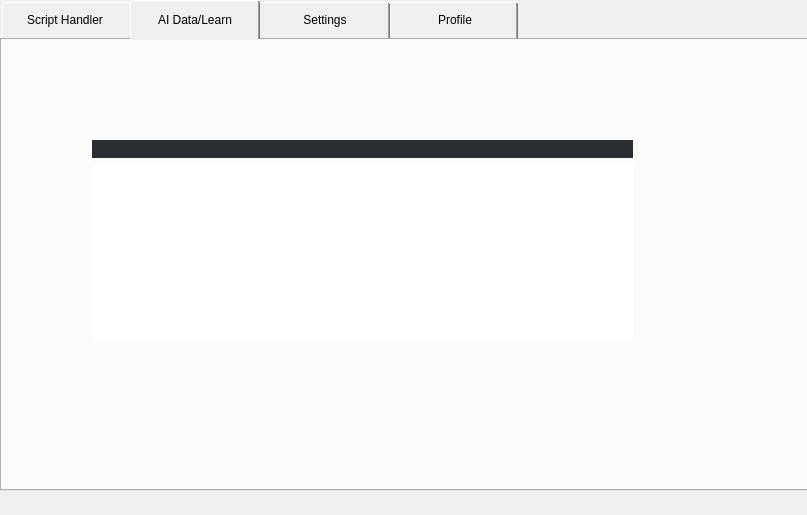
<?xml version="1.0" encoding="UTF-8"?>
<ui version="4.0">
 <class>MainWindow</class>
 <widget class="QMainWindow" name="MainWindow">
  <property name="windowModality">
   <enum>Qt::NonModal</enum>
  </property>
  <property name="enabled">
   <bool>true</bool>
  </property>
  <property name="geometry">
   <rect>
    <x>0</x>
    <y>0</y>
    <width>807</width>
    <height>515</height>
   </rect>
  </property>
  <property name="windowTitle">
   <string>GInput AI</string>
  </property>
  <property name="windowIcon">
   <iconset resource="files_ico.qrc">
    <normaloff>:/ico/assets/mouse_icon-icons.com_60636.ico</normaloff>:/ico/assets/mouse_icon-icons.com_60636.ico</iconset>
  </property>
  <property name="styleSheet">
   <string notr="true"/>
  </property>
  <property name="tabShape">
   <enum>QTabWidget::Rounded</enum>
  </property>
  <property name="dockOptions">
   <set>QMainWindow::AllowTabbedDocks|QMainWindow::AnimatedDocks</set>
  </property>
  <widget class="QWidget" name="centralwidget">
   <widget class="QTabWidget" name="tab_main">
    <property name="geometry">
     <rect>
      <x>0</x>
      <y>0</y>
      <width>881</width>
      <height>491</height>
     </rect>
    </property>
    <property name="styleSheet">
     <string notr="true">QTabBar::tab {
    width: 120px; /* Ширина вкладки */
    height: 30px; /* Высота вкладки */
    padding: 5px; /* Отступы внутри вкладки */
    margin-right: 0px; /* Отступ справа между вкладками */
}
QTabBar::tab {
    flex: 1;
    align-self: center;
}
</string>
    </property>
    <property name="currentIndex">
     <number>1</number>
    </property>
    <widget class="QWidget" name="tab1">
     <attribute name="title">
      <string>Script Handler</string>
     </attribute>
     <widget class="QFrame" name="sh_ex">
      <property name="geometry">
       <rect>
        <x>10</x>
        <y>40</y>
        <width>781</width>
        <height>131</height>
       </rect>
      </property>
      <property name="styleSheet">
       <string notr="true">QFrame#sh_ex {
   background-color: rgba(0, 0, 0, 0.03);
   border: 1px solid rgba(0, 0, 0, 0.2); border-radius: 10px;
}</string>
      </property>
      <property name="frameShape">
       <enum>QFrame::StyledPanel</enum>
      </property>
      <property name="frameShadow">
       <enum>QFrame::Raised</enum>
      </property>
      <widget class="QWidget" name="layoutWidget">
       <property name="geometry">
        <rect>
         <x>0</x>
         <y>0</y>
         <width>781</width>
         <height>131</height>
        </rect>
       </property>
       <layout class="QVBoxLayout" name="verticalLayout_3">
        <property name="spacing">
         <number>3</number>
        </property>
        <property name="leftMargin">
         <number>15</number>
        </property>
        <property name="topMargin">
         <number>10</number>
        </property>
        <property name="rightMargin">
         <number>15</number>
        </property>
        <property name="bottomMargin">
         <number>10</number>
        </property>
        <item>
         <widget class="QLabel" name="label">
          <property name="maximumSize">
           <size>
            <width>16777215</width>
            <height>25</height>
           </size>
          </property>
          <property name="layoutDirection">
           <enum>Qt::LeftToRight</enum>
          </property>
          <property name="styleSheet">
           <string notr="true">QLabel {
    font-size: 21px;
    font-weight: bold;
    font-family: &quot;Noto Sans&quot;;
	qproperty-alignment: 'Qt::AlignBottom | Qt::AlignHCenter';
}</string>
          </property>
          <property name="text">
           <string>Executor</string>
          </property>
         </widget>
        </item>
        <item>
         <layout class="QHBoxLayout" name="horizontalLayout_3" stretch="100,45">
          <property name="spacing">
           <number>10</number>
          </property>
          <property name="leftMargin">
           <number>0</number>
          </property>
          <property name="rightMargin">
           <number>0</number>
          </property>
          <item>
           <layout class="QVBoxLayout" name="verticalLayout_2">
            <property name="spacing">
             <number>5</number>
            </property>
            <item>
             <layout class="QHBoxLayout" name="horizontalLayout" stretch="20,0">
              <property name="spacing">
               <number>2</number>
              </property>
              <property name="leftMargin">
               <number>1</number>
              </property>
              <item>
               <widget class="QLineEdit" name="sh_ex_line_filepath">
                <property name="maximumSize">
                 <size>
                  <width>16777215</width>
                  <height>23</height>
                 </size>
                </property>
                <property name="styleSheet">
                 <string notr="true">QLineEdit {
	border: 1px solid rgba(0,0,0,0.2);
	border-radius: 3px;
	padding-left: 5px;
    color: rgb(110, 110, 110);
}
</string>
                </property>
                <property name="placeholderText">
                 <string>Select .txt script path</string>
                </property>
               </widget>
              </item>
              <item>
               <widget class="QPushButton" name="sh_ex_filepath">
                <property name="minimumSize">
                 <size>
                  <width>31</width>
                  <height>31</height>
                 </size>
                </property>
                <property name="maximumSize">
                 <size>
                  <width>31</width>
                  <height>31</height>
                 </size>
                </property>
                <property name="styleSheet">
                 <string notr="true">QPushButton {
    background-color: rgb(210,210,210);
    border: 1px solid rgba(0,0,0,0.2);
	border-radius: 4px;
}

QPushButton:hover {
    background-color: rgb(225,225,225);
}

QPushButton:pressed {
    background-color: rgb(210,210,210);
    color: rgba(0,0,0,0.4)
}</string>
                </property>
                <property name="text">
                 <string/>
                </property>
                <property name="icon">
                 <iconset resource="files_ico.qrc">
                  <normaloff>:/ico/assets/folder_open_FILL0_wght400_GRAD0_opsz24.ico</normaloff>:/ico/assets/folder_open_FILL0_wght400_GRAD0_opsz24.ico</iconset>
                </property>
               </widget>
              </item>
             </layout>
            </item>
            <item>
             <layout class="QHBoxLayout" name="horizontalLayout_2">
              <property name="spacing">
               <number>8</number>
              </property>
              <item>
               <widget class="QPushButton" name="sh_ex_start">
                <property name="maximumSize">
                 <size>
                  <width>16777215</width>
                  <height>40</height>
                 </size>
                </property>
                <property name="styleSheet">
                 <string notr="true">QPushButton {
    background-color: rgb(225,225,225);
    border: 1px solid rgba(0,0,0,0.2);
	border-radius: 3px;
}

QPushButton:hover {
    background-color: rgb(235,235,235);
}

QPushButton:pressed {
    background-color: rgb(225,225,225);
    color: rgba(0,0,0,0.4)
}</string>
                </property>
                <property name="text">
                 <string>Start (f6)</string>
                </property>
               </widget>
              </item>
              <item>
               <widget class="QPushButton" name="sh_ex_stop">
                <property name="maximumSize">
                 <size>
                  <width>16777215</width>
                  <height>40</height>
                 </size>
                </property>
                <property name="styleSheet">
                 <string notr="true">QPushButton {
    background-color: rgb(225,225,225);
    border: 1px solid rgba(0,0,0,0.2);
	border-radius: 3px;
}

QPushButton:hover {
    background-color: rgb(235,235,235);
}

QPushButton:pressed {
    background-color: rgb(225,225,225);
    color: rgba(0,0,0,0.4)
}</string>
                </property>
                <property name="text">
                 <string>Stop (f6)</string>
                </property>
               </widget>
              </item>
             </layout>
            </item>
           </layout>
          </item>
          <item>
           <widget class="QPushButton" name="sh_ex_scripteditor">
            <property name="maximumSize">
             <size>
              <width>215</width>
              <height>85</height>
             </size>
            </property>
            <property name="whatsThis">
             <string>&lt;html&gt;&lt;head/&gt;&lt;body&gt;&lt;p&gt;&lt;br/&gt;&lt;/p&gt;&lt;/body&gt;&lt;/html&gt;</string>
            </property>
            <property name="styleSheet">
             <string notr="true">QPushButton {
    background-color: rgb(225,225,225);
    border: 1px solid rgba(0,0,0,0.2);
	border-radius: 4px;
}

QPushButton:hover {
    background-color: rgb(235,235,235);
}

QPushButton:pressed {
    background-color: rgb(225,225,225);
    color: rgba(0,0,0,0.4)
}</string>
            </property>
            <property name="text">
             <string>Script Editor</string>
            </property>
           </widget>
          </item>
         </layout>
        </item>
       </layout>
      </widget>
     </widget>
     <widget class="QFrame" name="sh_rec">
      <property name="geometry">
       <rect>
        <x>10</x>
        <y>240</y>
        <width>781</width>
        <height>141</height>
       </rect>
      </property>
      <property name="styleSheet">
       <string notr="true">QFrame#sh_rec {
   background-color: rgba(0, 0, 0, 0.03);
   border: 1px solid rgba(0, 0, 0, 0.2); border-radius: 10px;
}</string>
      </property>
      <property name="frameShape">
       <enum>QFrame::StyledPanel</enum>
      </property>
      <property name="frameShadow">
       <enum>QFrame::Raised</enum>
      </property>
      <widget class="QWidget" name="layoutWidget_5">
       <property name="geometry">
        <rect>
         <x>0</x>
         <y>0</y>
         <width>781</width>
         <height>141</height>
        </rect>
       </property>
       <layout class="QVBoxLayout" name="verticalLayout_5">
        <property name="spacing">
         <number>0</number>
        </property>
        <property name="leftMargin">
         <number>15</number>
        </property>
        <property name="topMargin">
         <number>10</number>
        </property>
        <property name="rightMargin">
         <number>15</number>
        </property>
        <property name="bottomMargin">
         <number>10</number>
        </property>
        <item>
         <widget class="QLabel" name="label_5">
          <property name="maximumSize">
           <size>
            <width>16777215</width>
            <height>25</height>
           </size>
          </property>
          <property name="layoutDirection">
           <enum>Qt::LeftToRight</enum>
          </property>
          <property name="styleSheet">
           <string notr="true">QLabel {
    font-size: 21px;
    font-weight: bold;
    font-family: &quot;Noto Sans&quot;;
	qproperty-alignment: 'Qt::AlignBottom | Qt::AlignHCenter';
}</string>
          </property>
          <property name="text">
           <string>Recorder</string>
          </property>
         </widget>
        </item>
        <item>
         <layout class="QHBoxLayout" name="horizontalLayout_7" stretch="1000,420">
          <property name="spacing">
           <number>12</number>
          </property>
          <property name="leftMargin">
           <number>0</number>
          </property>
          <property name="rightMargin">
           <number>0</number>
          </property>
          <item>
           <widget class="QFrame" name="frame_recon">
            <property name="styleSheet">
             <string notr="true">QFrame#frame_recon {
   background-color: rgba(0,0,0,0.01);
   border: 1px solid rgba(0, 0, 0, 0.2); border-radius: 3px;
}</string>
            </property>
            <property name="frameShape">
             <enum>QFrame::StyledPanel</enum>
            </property>
            <property name="frameShadow">
             <enum>QFrame::Raised</enum>
            </property>
            <widget class="QWidget" name="layoutWidget_2">
             <property name="geometry">
              <rect>
               <x>0</x>
               <y>0</y>
               <width>524</width>
               <height>91</height>
              </rect>
             </property>
             <layout class="QHBoxLayout" name="horizontalLayout_4">
              <property name="spacing">
               <number>0</number>
              </property>
              <item>
               <layout class="QVBoxLayout" name="verticalLayout_14">
                <property name="spacing">
                 <number>0</number>
                </property>
                <property name="leftMargin">
                 <number>3</number>
                </property>
                <item>
                 <widget class="QLabel" name="label_10">
                  <property name="maximumSize">
                   <size>
                    <width>16777215</width>
                    <height>20</height>
                   </size>
                  </property>
                  <property name="layoutDirection">
                   <enum>Qt::LeftToRight</enum>
                  </property>
                  <property name="styleSheet">
                   <string notr="true">QLabel {
    font-size: 15px;
    font-family: &quot;Noto Sans&quot;;
}</string>
                  </property>
                  <property name="text">
                   <string>Record on</string>
                  </property>
                  <property name="alignment">
                   <set>Qt::AlignHCenter|Qt::AlignTop</set>
                  </property>
                 </widget>
                </item>
                <item>
                 <layout class="QHBoxLayout" name="horizontalLayout_14" stretch="0">
                  <property name="spacing">
                   <number>0</number>
                  </property>
                  <property name="leftMargin">
                   <number>0</number>
                  </property>
                  <property name="rightMargin">
                   <number>0</number>
                  </property>
                  <item>
                   <layout class="QFormLayout" name="formLayout_2">
                    <property name="horizontalSpacing">
                     <number>3</number>
                    </property>
                    <property name="verticalSpacing">
                     <number>6</number>
                    </property>
                    <property name="leftMargin">
                     <number>5</number>
                    </property>
                    <property name="topMargin">
                     <number>5</number>
                    </property>
                    <item row="0" column="0">
                     <widget class="QCheckBox" name="sh_rec_onmouseclick">
                      <property name="text">
                       <string>Mouse (Click)</string>
                      </property>
                     </widget>
                    </item>
                    <item row="0" column="1">
                     <widget class="QCheckBox" name="sh_rec_onmousemove">
                      <property name="text">
                       <string>Mouse (Move)</string>
                      </property>
                     </widget>
                    </item>
                    <item row="1" column="0">
                     <widget class="QCheckBox" name="sh_rec_onmousescroll">
                      <property name="text">
                       <string>Mouse (Scroll)</string>
                      </property>
                     </widget>
                    </item>
                    <item row="1" column="1">
                     <widget class="QCheckBox" name="sh_rec_onkeyboard">
                      <property name="text">
                       <string>Keyboard</string>
                      </property>
                     </widget>
                    </item>
                   </layout>
                  </item>
                 </layout>
                </item>
               </layout>
              </item>
              <item>
               <layout class="QVBoxLayout" name="verticalLayout_18">
                <property name="spacing">
                 <number>3</number>
                </property>
                <property name="leftMargin">
                 <number>5</number>
                </property>
                <property name="rightMargin">
                 <number>0</number>
                </property>
                <property name="bottomMargin">
                 <number>0</number>
                </property>
                <item>
                 <widget class="QLabel" name="label_9">
                  <property name="maximumSize">
                   <size>
                    <width>16777215</width>
                    <height>20</height>
                   </size>
                  </property>
                  <property name="layoutDirection">
                   <enum>Qt::LeftToRight</enum>
                  </property>
                  <property name="styleSheet">
                   <string notr="true">QLabel {
    font-size: 15px;
    font-family: &quot;Noto Sans&quot;;
}</string>
                  </property>
                  <property name="text">
                   <string>Time mode</string>
                  </property>
                  <property name="alignment">
                   <set>Qt::AlignHCenter|Qt::AlignTop</set>
                  </property>
                 </widget>
                </item>
                <item>
                 <layout class="QHBoxLayout" name="horizontalLayout_12" stretch="0,0,0,0,0">
                  <property name="spacing">
                   <number>5</number>
                  </property>
                  <property name="leftMargin">
                   <number>0</number>
                  </property>
                  <property name="topMargin">
                   <number>3</number>
                  </property>
                  <property name="rightMargin">
                   <number>0</number>
                  </property>
                  <item>
                   <spacer name="horizontalSpacer_12">
                    <property name="orientation">
                     <enum>Qt::Horizontal</enum>
                    </property>
                    <property name="sizeHint" stdset="0">
                     <size>
                      <width>40</width>
                      <height>20</height>
                     </size>
                    </property>
                   </spacer>
                  </item>
                  <item>
                   <widget class="QRadioButton" name="sh_rec_ontimetime">
                    <property name="text">
                     <string>time.time()</string>
                    </property>
                   </widget>
                  </item>
                  <item>
                   <widget class="QRadioButton" name="sh_rec_onperfcounter">
                    <property name="text">
                     <string>perf_counter()</string>
                    </property>
                   </widget>
                  </item>
                  <item>
                   <widget class="QRadioButton" name="sh_rec_onprocesstime">
                    <property name="text">
                     <string>process_time()</string>
                    </property>
                   </widget>
                  </item>
                  <item>
                   <spacer name="horizontalSpacer_3">
                    <property name="orientation">
                     <enum>Qt::Horizontal</enum>
                    </property>
                    <property name="sizeHint" stdset="0">
                     <size>
                      <width>40</width>
                      <height>20</height>
                     </size>
                    </property>
                   </spacer>
                  </item>
                 </layout>
                </item>
                <item>
                 <layout class="QHBoxLayout" name="horizontalLayout_13" stretch="1000,350,350">
                  <property name="spacing">
                   <number>2</number>
                  </property>
                  <property name="leftMargin">
                   <number>5</number>
                  </property>
                  <property name="rightMargin">
                   <number>12</number>
                  </property>
                  <item>
                   <widget class="QLineEdit" name="sh_rec_line_filename">
                    <property name="maximumSize">
                     <size>
                      <width>16777215</width>
                      <height>23</height>
                     </size>
                    </property>
                    <property name="styleSheet">
                     <string notr="true">QLineEdit {
	border: 1px solid rgba(0,0,0,0.2);
	border-radius: 3px;
	padding-left: 5px;
    color: rgb(110, 110, 110);
	margin-right: 3px;
}
</string>
                    </property>
                    <property name="placeholderText">
                     <string>Enter script name</string>
                    </property>
                   </widget>
                  </item>
                  <item>
                   <widget class="QPushButton" name="sh_rec_start">
                    <property name="minimumSize">
                     <size>
                      <width>0</width>
                      <height>28</height>
                     </size>
                    </property>
                    <property name="maximumSize">
                     <size>
                      <width>16777215</width>
                      <height>28</height>
                     </size>
                    </property>
                    <property name="styleSheet">
                     <string notr="true">QPushButton {
    background-color: rgb(225,225,225);
    border: 1px solid rgba(0,0,0,0.2);
	border-radius: 2px;
}

QPushButton:hover {
    background-color: rgb(235,235,235);
}

QPushButton:pressed {
    background-color: rgb(225,225,225);
    color: rgba(0,0,0,0.4)
}</string>
                    </property>
                    <property name="text">
                     <string>Start (f7)</string>
                    </property>
                   </widget>
                  </item>
                  <item>
                   <widget class="QPushButton" name="sh_rec_stop">
                    <property name="minimumSize">
                     <size>
                      <width>0</width>
                      <height>28</height>
                     </size>
                    </property>
                    <property name="maximumSize">
                     <size>
                      <width>16777215</width>
                      <height>28</height>
                     </size>
                    </property>
                    <property name="styleSheet">
                     <string notr="true">QPushButton {
    background-color: rgb(225,225,225);
    border: 1px solid rgba(0,0,0,0.2);
	border-radius: 2px;
}

QPushButton:hover {
    background-color: rgb(235,235,235);
}

QPushButton:pressed {
    background-color: rgb(225,225,225);
    color: rgba(0,0,0,0.4)
}</string>
                    </property>
                    <property name="text">
                     <string>Stop (f7)</string>
                    </property>
                   </widget>
                  </item>
                 </layout>
                </item>
                <item>
                 <spacer name="verticalSpacer">
                  <property name="orientation">
                   <enum>Qt::Vertical</enum>
                  </property>
                  <property name="sizeHint" stdset="0">
                   <size>
                    <width>20</width>
                    <height>40</height>
                   </size>
                  </property>
                 </spacer>
                </item>
               </layout>
              </item>
             </layout>
            </widget>
           </widget>
          </item>
          <item>
           <widget class="QPushButton" name="sh_rec_recordeditor">
            <property name="maximumSize">
             <size>
              <width>215</width>
              <height>85</height>
             </size>
            </property>
            <property name="styleSheet">
             <string notr="true">QPushButton {
    background-color: rgb(225,225,225);
    border: 1px solid rgba(0,0,0,0.2);
	border-radius: 4px;
}

QPushButton:hover {
    background-color: rgb(235,235,235);
}

QPushButton:pressed {
    background-color: rgb(225,225,225);
    color: rgba(0,0,0,0.4)
}</string>
            </property>
            <property name="text">
             <string>Record Editor</string>
            </property>
           </widget>
          </item>
         </layout>
        </item>
       </layout>
      </widget>
     </widget>
    </widget>
    <widget class="QWidget" name="tab4">
     <attribute name="title">
      <string>AI Data/Learn</string>
     </attribute>
     <widget class="QWidget" name="verticalLayoutWidget">
      <property name="geometry">
       <rect>
        <x>90</x>
        <y>100</y>
        <width>541</width>
        <height>201</height>
       </rect>
      </property>
      <layout class="QVBoxLayout" name="TerminalLayout">
       <item>
        <widget class="QFrame" name="horizontalFrame_2">
         <property name="enabled">
          <bool>true</bool>
         </property>
         <property name="sizePolicy">
          <sizepolicy hsizetype="Preferred" vsizetype="Preferred">
           <horstretch>0</horstretch>
           <verstretch>1</verstretch>
          </sizepolicy>
         </property>
         <property name="minimumSize">
          <size>
           <width>0</width>
           <height>0</height>
          </size>
         </property>
         <property name="maximumSize">
          <size>
           <width>16777215</width>
           <height>34</height>
          </size>
         </property>
         <property name="styleSheet">
          <string notr="true">background-color: rgb(43, 45, 48);</string>
         </property>
         <layout class="QHBoxLayout" name="TerminalFrame"/>
        </widget>
       </item>
       <item>
        <widget class="QTextBrowser" name="TerminalText">
         <property name="sizePolicy">
          <sizepolicy hsizetype="Preferred" vsizetype="Preferred">
           <horstretch>0</horstretch>
           <verstretch>0</verstretch>
          </sizepolicy>
         </property>
         <property name="maximumSize">
          <size>
           <width>16777215</width>
           <height>806</height>
          </size>
         </property>
         <property name="styleSheet">
          <string notr="true">QTextBrowser {
       border: none;
   }</string>
         </property>
        </widget>
       </item>
      </layout>
     </widget>
    </widget>
    <widget class="QWidget" name="tab3">
     <attribute name="title">
      <string>Settings</string>
     </attribute>
    </widget>
    <widget class="QWidget" name="tab5">
     <attribute name="title">
      <string>Profile</string>
     </attribute>
    </widget>
   </widget>
  </widget>
 </widget>
 <resources>
  <include location="files_ico.qrc"/>
 </resources>
 <connections/>
</ui>
